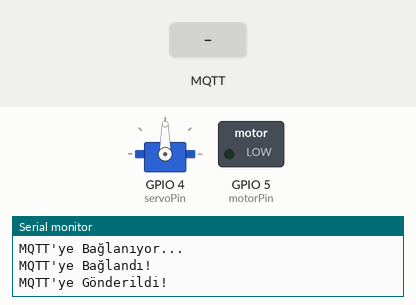
Bench run of a sketch on a simulated ESP8266 (NodeMCU). Parts: servo, switched loads named in the sketch (green lamp = pin HIGH), the last lines printed to the serial monitor. The test bench sets the inputs (shaded band). WiFi joins after 1.5 s; servers stay silent unless stated; no MQTT or app messages arrive unless stated.

Above: at 2.7 s.
2.8 s: MQTT message "MOTOR_INCREASE" arrives on the first subscribed topic
At 3.6 s:
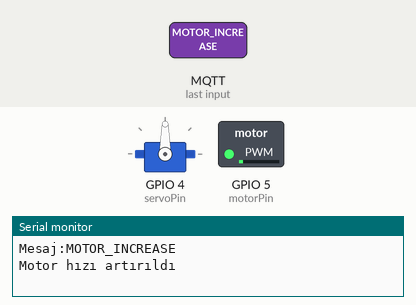
4.3 s: MQTT message "SERVO_RIGHT" arrives on the first subscribed topic
At 4.8 s:
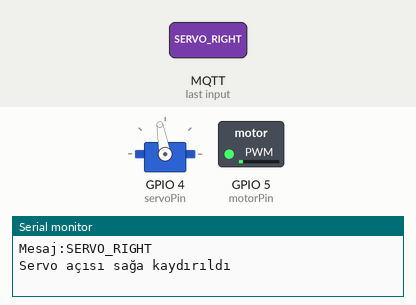
5.8 s: MQTT message "MOTOR_DECREASE" arrives on the first subscribed topic
At 7.0 s:
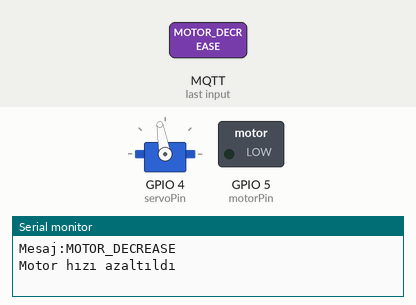
7.3 s: MQTT message "SERVO_LEFT" arrives on the first subscribed topic
At 8.2 s:
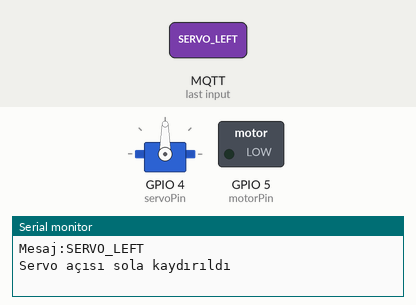
Timing chart, 0 to 9.8 s (numbered marks = the images above; inputs shaded):
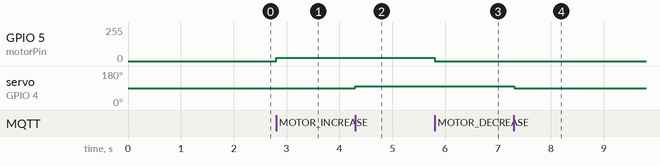

The sketch:

istekyollavericek.ino
```cpp
#include <ESP8266WiFi.h>
#include <PubSubClient.h>
#include <Servo.h>

// Wi-Fi bağlantı bilgileri
const char* ssid = "Redmi Note 9";
const char* password = "canatan25";

// MQTT sunucu bilgileri
const char* mqttServer = "mqtt.prodiot.com";
const int mqttPort = 1883;
const char* mqttUser = "Crea";
const char* mqttPassword = "Crea!12";

// Cihazlar için pin tanımlamaları
int motorPin = 5;  // DC motoru kontrol eden pin
int servoPin = 4;  // Servo motoru kontrol eden pin

int motorSpeed = 0;  // Motor hızı başlangıçta 0
int servoAngle = 90; // Servo başlangıç açısı 90 derece

Servo myServo;  // Servo nesnesi oluşturma

WiFiClient espClient;
PubSubClient client(espClient);

void setup() {
  // Seri haberleşmeyi başlat
  Serial.begin(115200);

  // Servo motoru başlat
  myServo.attach(servoPin);
  myServo.write(servoAngle);  // Başlangıç açısı 90 derece

  // DC motor pinini başlat
  pinMode(motorPin, OUTPUT);
  analogWrite(motorPin, motorSpeed);  // Motor hızını başlangıçta sıfırla

  // Wi-Fi'ye bağlan
  WiFi.begin(ssid, password);
  while (WiFi.status() != WL_CONNECTED) {
    delay(500);
    Serial.println("Wi-Fi'ye Bağlanıyor...");
  }
  Serial.println("Wi-Fi'ye Bağlandı!");

  // MQTT sunucusuna bağlan
  client.setServer(mqttServer, mqttPort);
  client.setCallback(callback);
  while (!client.connected()) {
    Serial.println("MQTT'ye Bağlanıyor...");
    if (client.connect("ESP8266Client", mqttUser, mqttPassword)) {
      Serial.println("MQTT'ye Bağlandı!");
    } else {
      Serial.print("Bağlanamadı, Hata Kodu: ");
      Serial.print(client.state());
      delay(2000);
    }
  }

  // Komutları almak için bir konuya abone ol
  client.subscribe("pi/770fe854-9e21-42b7-8d42-f5e0651d98fc/CR03-DEVICE1");

  // Test mesajı gönder
  client.publish("pi/770fe854-9e21-42b7-8d42-f5e0651d98fc/CR03-DEVICE1", "motor.deneme");
  Serial.println("MQTT'ye Gönderildi!");
}

void callback(char* topic, byte* payload, unsigned int length) {
  String message;
  Serial.print("Mesaj geldi, konu: ");
  Serial.println(topic);
  Serial.print("Mesaj:");

  for (int i = 0; i < length; i++) {
    Serial.print((char)payload[i]);
    message += (char)payload[i];
  }
  Serial.println();

  // Gelen mesajı işleme
  handleCommand(message);
}

void handleCommand(String command) {
  if (command == "MOTOR_INCREASE") {
    if (motorSpeed <= 235) {  // Motor hızı %100'ü aşmaması için kontrol
      motorSpeed += 25;  // Motor hızını %10 artır
      analogWrite(motorPin, motorSpeed);
      Serial.println("Motor hızı artırıldı");
    }
  } else if (command == "MOTOR_DECREASE") {
    if (motorSpeed >= 25) {  // Motor hızı %0'ın altına düşmemesi için kontrol
      motorSpeed -= 25;  // Motor hızını %10 azalt
      analogWrite(motorPin, motorSpeed);
      Serial.println("Motor hızı azaltıldı");
    }
  } else if (command == "SERVO_RIGHT") {
    if (servoAngle <= 90) {  // Açıyı 100 dereceyi geçmemesi için kontrol
      servoAngle += 10;
      myServo.write(servoAngle);
      Serial.println("Servo açısı sağa kaydırıldı");
    }
  } else if (command == "SERVO_LEFT") {
    if (servoAngle >= 90) {  // Açıyı 80 derecenin altına düşmemesi için kontrol
      servoAngle -= 10;
      myServo.write(servoAngle);
      Serial.println("Servo açısı sola kaydırıldı");
    }
  } else {
    Serial.println("Bilinmeyen komut");
  }
}

void loop() {
  client.loop();  // MQTT bağlantısını canlı tut
}
```

Measured:
- after the input at 2.8 s, GPIO 5 (motorPin): 0/255 → 25/255 at once
- after the input at 4.3 s, servo on GPIO 4 (servoPin): 90° → 100° at once
- after the input at 5.8 s, GPIO 5 (motorPin): 25/255 → 0/255 at once
- after the input at 7.3 s, servo on GPIO 4 (servoPin): 100° → 90° at once
